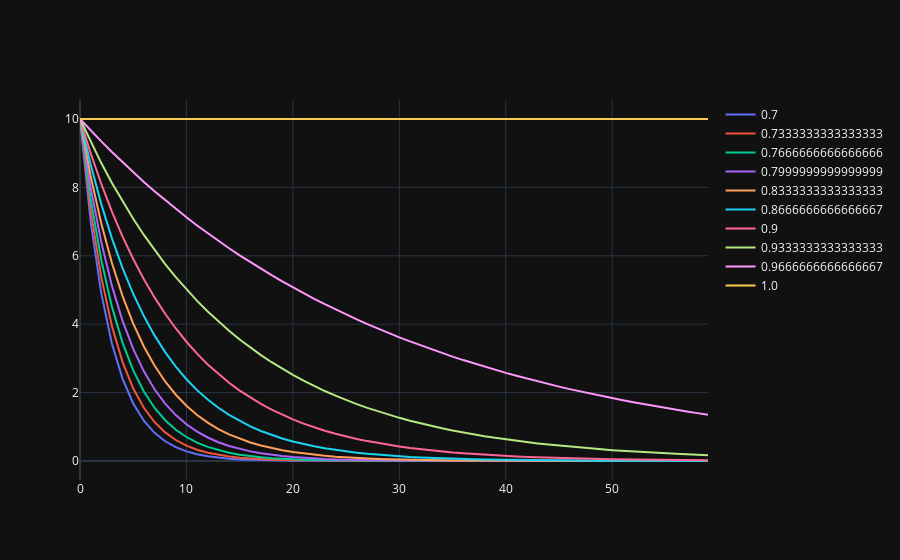

Write notebook code for a chart like this one.
### Markdown cell above
And here we can visualize the discounting of some utility value over time for different $ \beta $ values

### Code cell
u = 10
traces = []
betas = np.linspace(.7,1,10)

for beta in betas:
    u_now = u*beta**np.arange(0,T_WORKING+T_RETIRED)
    t = go.Scatter(x=np.arange(0,T_WORKING+T_RETIRED),y=u_now,name=str(beta),mode="lines")
    traces.append(t)
fig = go.Figure(traces)
fig.show()
